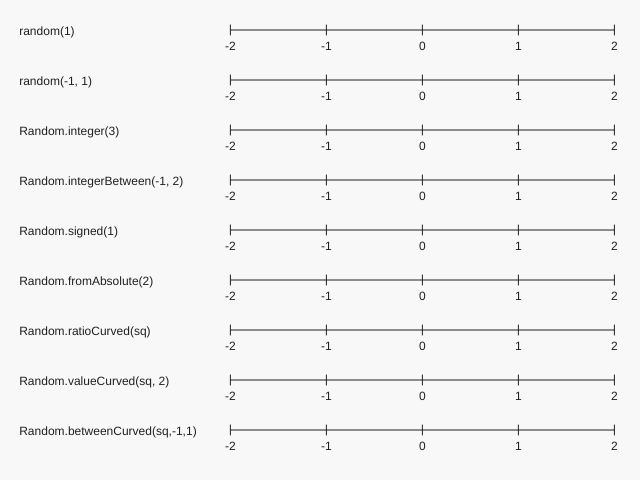
Frame 1 (no input)
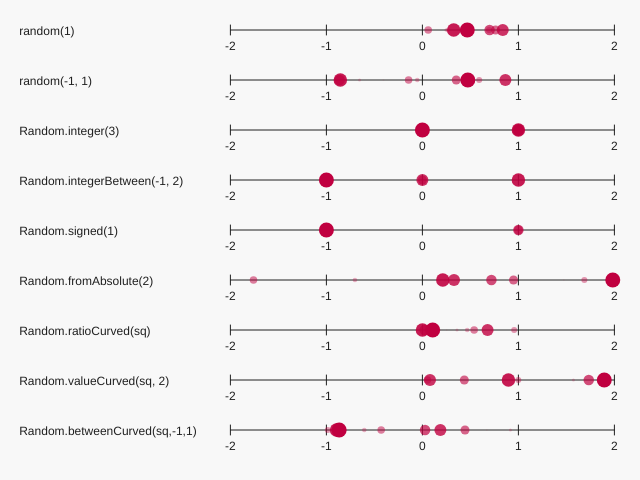
Frame 60 (no input)
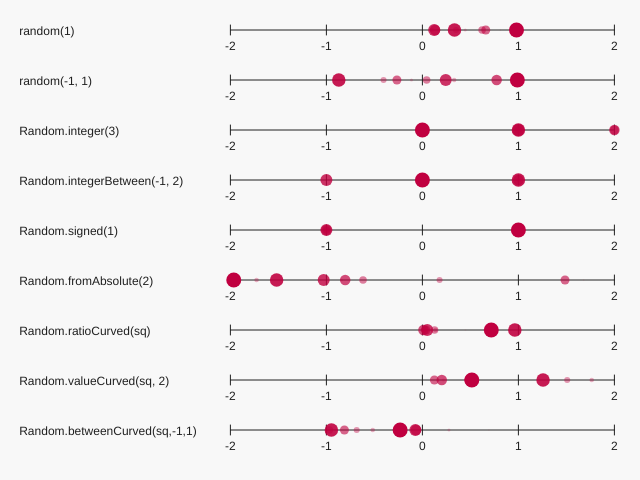
Frame 120 (the mouse pressed at the canvas centre since frame 60)

The p5.js sketch that drew these frames (run headless with seeded random() and noise() and a simulated clock; from frame 60 on, the mouse is pressed at the canvas centre):

// p5.js sketch
// ── sketch.js
// ---- definition ------------------------------------------------------------

const Random = (() => {
  const { random, floor } = Math;

  /**
   * Returns random value from `0` to (but not including) `2 * PI`.
   * @return A random radians value.
   */
  const angle = () => random() * TWO_PI;

  /**
   * Returns random integer from 0 up to (but not including) `maxInt`.
   * `maxInt` is not expected to be negative.
   * @param maxInt
   * @return A random integer value.
   */
  const integer = maxInt => floor(random() * maxInt);

  /**
   * Returns random integer from `minInt` up to (but not including) `maxInt`.
   * The case where `minInt > maxInt` or `maxInt <= 0` is not expected.
   * @param minInt
   * @param maxInt
   * @return A random integer value.
   */
  const integerBetween = (minInt, maxInt) =>
    minInt + floor(random() * (maxInt - minInt));

  /**
   * Returns `n` or `-n` randomly.
   * @param n Any number.
   * @return A random-signed value of `n`.
   */
  const signed = n => (random() < 0.5 ? n : -n);

  /**
   * Removes and returns one element from `array` randomly.
   * `array` is not expected to be empty.
   * @param array
   * @return A random element.
   */
  const removeFromArray = array => array.splice(integer(array.length), 1)[0];

  /**
   * Returns `true` or `false` randomly.
   * @param probability A number between 0 and 1.
   * @return `true` with the given `probability`.
   */
  const bool = probability => random() < probability;

  /**
   * Returns random value from `-absoluteValue` up to (but not including) `absoluteValue`.
   * @param absoluteValue
   * @return A random value.
   */
  const fromAbsolute = absoluteValue =>
    -absoluteValue + random() * 2 * absoluteValue;

  /**
   * Similar to `Math.random()`, but remaps the result by `curve`.
   * @param curve Function that takes a random value between [0, 1] and returns a remapped value.
   * @return A random value.
   */
  const ratioCurved = curve => curve(random());

  /**
   * Similar to p5 `random()` with 1 number argument, but remaps the result by `curve`.
   * @param curve Function that takes a random value between [0, 1] and returns a remapped value.
   * @param magnitude
   * @return A random value.
   */
  const valueCurved = (curve, magnitude) => curve(random()) * magnitude;

  /**
   * Similar to p5 `random()` with 2 number arguments, but remaps the result by `curve`.
   * `start` should not be greater than `end`.
   * @param curve Function that takes a random value between [0, 1] and returns a remapped value.
   * @param start
   * @param end
   * @return A random value.
   */
  const betweenCurved = (curve, start, end) =>
    start + curve(random()) * (end - start);

  return {
    angle,
    integer,
    integerBetween,
    signed,
    removeFromArray,
    bool,
    fromAbsolute,
    ratioCurved,
    valueCurved,
    betweenCurved
  };
})();

// ---- Example ---------------------------------------------------------------

// -- Constants ----

const numberLineLength = 0.6 * 640;
const numberLineScale = numberLineLength / 4;

// -- Function for drawing number line ----

const numberLineHalfLength = numberLineLength / 2;
const numberLineValues = [-2, -1, 0, 1, 2];
const drawNumberLine = () => {
  textAlign(CENTER);
  stroke(32);
  fill(32);
  line(-numberLineHalfLength, 0, numberLineHalfLength, 0);
  numberLineValues.forEach(value => {
    const x = value * numberLineScale;
    stroke(32);
    line(x, -5, x, 5);
    noStroke();
    text(value, x, 20);
  });
};

// -- Data point ----

const createDataPoint = value => {
  return {
    value,
    life: 1
  };
};
const drawDataPoint = dataPoint => {
  const { life } = dataPoint;

  const alpha = life * 255;
  fill(192, 0, 64, alpha);

  const x = numberLineScale * dataPoint.value;
  const size = life * 15;
  circle(x, 0, size);

  dataPoint.life -= 0.02;
  return dataPoint.life > 0; // true if alive
};

// -- Data block ----

const createDataBlock = (parameters, index) => {
  const x = 0.03 * width;
  const y = 30 + index * 50;
  const xOffset = 0.63 * width;

  return {
    name: parameters.name,
    randomFunction: parameters.randomFunction,
    x,
    y,
    xOffset,
    dataPoints: []
  };
};
const drawName = name => {
  textAlign(LEFT);
  noStroke();
  fill(32);
  text(name, 0, 5);
};
const drawDataPointsOf = block => {
  noStroke();
  block.dataPoints = block.dataPoints.filter(drawDataPoint);
};
const drawDataBlock = block => {
  push();

  translate(block.x, block.y);
  drawName(block.name);

  translate(block.xOffset, 0);
  drawNumberLine();
  drawDataPointsOf(block);

  pop();
};
const addData = block => {
  const value = block.randomFunction();
  block.dataPoints.push(createDataPoint(value));
};

// -- main ----

const dataBlocks = [];

const prepareDataBlocks = () => {
  const parameterList = [
    {
      name: "random(1)",
      randomFunction: () => random(1)
    },
    {
      name: "random(-1, 1)",
      randomFunction: () => random(-1, 1)
    },
    {
      name: "Random.integer(3)",
      randomFunction: () => Random.integer(3)
    },
    {
      name: "Random.integerBetween(-1, 2)",
      randomFunction: () => Random.integerBetween(-1, 2)
    },
    {
      name: "Random.signed(1)",
      randomFunction: () => Random.signed(1)
    },
    {
      name: "Random.fromAbsolute(2)",
      randomFunction: () => Random.fromAbsolute(2)
    },
    {
      name: "Random.ratioCurved(sq)",
      randomFunction: () => Random.ratioCurved(sq)
    },
    {
      name: "Random.valueCurved(sq, 2)",
      randomFunction: () => Random.valueCurved(sq, 2)
    },
    {
      name: "Random.betweenCurved(sq,-1,1)",
      randomFunction: () => Random.betweenCurved(sq, -1, 1)
    }
  ];

  dataBlocks.length = 0;
  dataBlocks.push(...parameterList.map(createDataBlock));
};

function setup() {
  createCanvas(640, 480);
  background(252);
  textAlign(CENTER);

  prepareDataBlocks();
}

function draw() {
  background(248);

  if (frameCount % 5 === 0) dataBlocks.forEach(addData);
  dataBlocks.forEach(drawDataBlock);
}

// ── random.js
"use strict";

/**
 * Creates a collection of functions that return random values.
 *
 * @example
 * const Random = createRandomFunctions();
 * // Now you can use each function in `Random`.
 * const myValue = Random.value(10);
 * const myInt = Random.Integer.between(10, 20);
 *
 * @param random - A function that returns a random value from `0` up to (but not including) `1`.
 *   Defaults fo `Math.random`.
 * @returns Functions that return random values.
 */
const createRandomFunctions = (random = Math.random) => {
  const { floor, PI } = Math;
  const TWO_PI = 2 * PI;

  return {
    /**
     * Returns a random value from `0` to (but not including) `1`.
     * @returns A random ratio.
     */
    ratio: random,

    /**
     * Returns a random value from `0` to (but not including) `value`.
     * @param max
     * @returns A random value.
     */
    value: max => random() * max,

    /**
     * Returns a random value from `min` up to (but not including) `max`.
     * The case where `min > max` is not expected.
     * @param min
     * @param max
     * @returns A random integer value.
     */
    between: (min, max) => min + random() * (max - min),

    /**
     * Returns a random value from `0` to (but not including) `2 * PI`.
     * @returns A random radians value.
     */
    angle: () => random() * TWO_PI,

    /**
     * Returns `1` or `-1` randomly.
     * @param positiveProbability A number between 0 and 1 for the probability of a positive value being returned.
     * @returns Either `1` or `-1`.
     */
    sign: positiveProbability => (random() < positiveProbability ? 1 : -1),

    /**
     * Returns `true` or `false` randomly.
     * @param probability A number between 0 and 1 for the probability of `true` being returned.
     * @returns `true` with the given `probability`.
     */
    bool: probability => random() < probability,

    /**
     * Returns a positive or negative value randomly with a magnitude from `0` up to (but not including) `maxMagnitude`.
     * @param maxMagnitude
     * @returns A random value.
     */
    signed: maxMagnitude => (random() < 0.5 ? 1 : -1) * random() * maxMagnitude,

    /**
     * Returns a positive or negative value randomly with a magnitude from `0` up to (but not including) `PI`.
     * @returns A random radians value.
     */
    signedAngle: () => (random() < 0.5 ? 1 : -1) * random() * PI,

    /** Collection of functions that return random integer values. */
    Integer: {
      /**
       * Returns a random integer from 0 up to (but not including) `maxInt`.
       * `maxInt` is not expected to be negative.
       * @param maxInt
       * @returns A random integer value.
       */
      value: maxInt => floor(random() * maxInt),

      /**
       * Returns a random integer from `minInt` up to (but not including) `maxInt`.
       * The case where `minInt > maxInt` is not expected.
       * @param minInt
       * @param maxInt
       * @returns A random integer value.
       */
      between: (minInt, maxInt) => minInt + floor(random() * (maxInt - minInt)),

      /**
       * Returns a positive or negative integer randomly
       * with a magnitude from `0` up to (but not including) `maxMagnitude`.
       * @param maxMagnitude
       * @returns A random signed value.
       */
      signed: maxMagnitude =>
        (random() < 0.5 ? 1 : -1) * floor(random() * maxMagnitude)
    },

    /** Collection of functions that return random discrete values. */
    Discrete: {
      /**
       * Returns a random value at intervals of `step` from `0` up to (but not including) `1`.
       * @param step - E.g. if `0.25`, the result is either `0`, `0.25`, `0.5` or `0.75`.
       * @returns A random value.
       */
      ratio: step => floor(random() / step) * step,

      /**
       * Returns a random value at intervals of `step` from `0` up to (but not including) `max`.
       * @param step
       * @param max
       * @returns A random value.
       */
      value: (step, max) => floor(random() * (max / step)) * step,

      /**
       * Returns a random value at intervals of `step` from `min` up to (but not including) `max`.
       * @param step
       * @param min
       * @param max
       * @returns A random value.
       */
      between: (step, min, max) =>
        min + floor(random() * ((max - min) / step)) * step,

      /**
       * Returns a positive or negative value randomly at intervals of `step`
       * with a magnitude from `0` up to (but not including) `maxMagnitude`.
       * @param step
       * @param maxMagnitude
       * @returns A random signed value.
       */
      signed: (step, maxMagnitude) =>
        (random() < 0.5 ? 1 : -1) *
        floor(random() * (maxMagnitude / step)) *
        step,

      /**
       * Returns a random value at intervals of `step` from `0` to (but not including) `2 * PI`.
       * @param step - Interval angle.
       * @returns A random radians value.
       */
      angle: step => floor(random() * (TWO_PI / step)) * step,

      /**
       * Returns a positive or negative value randomly at intervals of `step`
       * with a magnitude from `0` up to (but not including) `PI`.
       * @param step - Interval angle.
       * @returns A random signed radians value.
       */
      signedAngle: step =>
        (random() < 0.5 ? 1 : -1) * floor(random() * (PI / step)) * step
    },

    /** Collection of functions that return random elements from an array. */
    Array: {
      /**
       * Returns one element from `array` randomly.
       * `array` is not expected to be empty.
       * @param array
       * @returns A random element.
       */
      get: array => array[floor(random() * array.length)],

      /**
       * Removes and returns one element from `array` randomly.
       * `array` is not expected to be empty.
       * @param array
       * @returns A random element.
       */
      removeGet: array => array.splice(floor(random() * array.length), 1)[0]
    },

    /** Collection of functions that return random values. */
    Curved: {
      /**
       * Similar to the normal `ratio()`, but remaps the result by `curve`.
       * @param curve Any function that takes a random value between [0, 1) and returns a remapped value.
       * @returns A random value.
       */
      ratio: curve => curve(random()),

      /**
       * Similar to the normal `value()`, but remaps the result by `curve`.
       * @param curve Any function that takes a random value between [0, 1) and returns a remapped value.
       * @param magnitude
       * @returns A random value.
       */
      value: (curve, magnitude) => curve(random()) * magnitude,

      /**
       * Similar to the normal `between()`, but remaps the result by `curve`.
       * `start` should not be greater than `end`.
       * @param curve Any function that takes a random value between [0, 1) and returns a remapped value.
       * @param start
       * @param end
       * @returns A random value.
       */
      between: (curve, start, end) => start + curve(random()) * (end - start),

      /**
       * Similar to the normal `angle()`, but remaps the result by `curve`.
       * @param curve Any function that takes a random value between [0, 1) and returns a remapped value.
       * @returns A random radians value.
       */
      angle: curve => curve(random()) * TWO_PI,

      /**
       * Similar to the normal `signed()`, but remaps the result by `curve`.
       * @param curve Any function that takes a random value between [0, 1) and returns a remapped value.
       * @param magnitude
       * @returns A random signed value.
       */
      signed: (curve, magnitude) =>
        (random() < 0.5 ? 1 : -1) * curve(random()) * magnitude,

      /**
       * Similar to the normal `signedAngle()`, but remaps the result by `curve`.
       * @param curve Any function that takes a random value between [0, 1) and returns a remapped value.
       * @param magnitude
       * @returns A random signed radians value.
       */
      signedAngle: curve => (random() < 0.5 ? 1 : -1) * curve(random()) * PI
    },

    /** Collection of functions that return random 2-dimensional `p5.Vector` instances. */
    P5Vector2D: {
      /**
       * Returns a unit vector with a random angle.
       * This is just an alias of `p5.Vector.random2D`.
       * @returns A random 2D `p5.Vector` instance.
       */
      unit: p5.Vector.random2D,

      /**
       * Returns a 2D `p5.Vector` instance with `length` and a random angle.
       * @param length
       * @returns A random 2D `p5.Vector` instance.
       */
      withLength: length => p5.Vector.random2D().mult(length)
    }
  };
};
